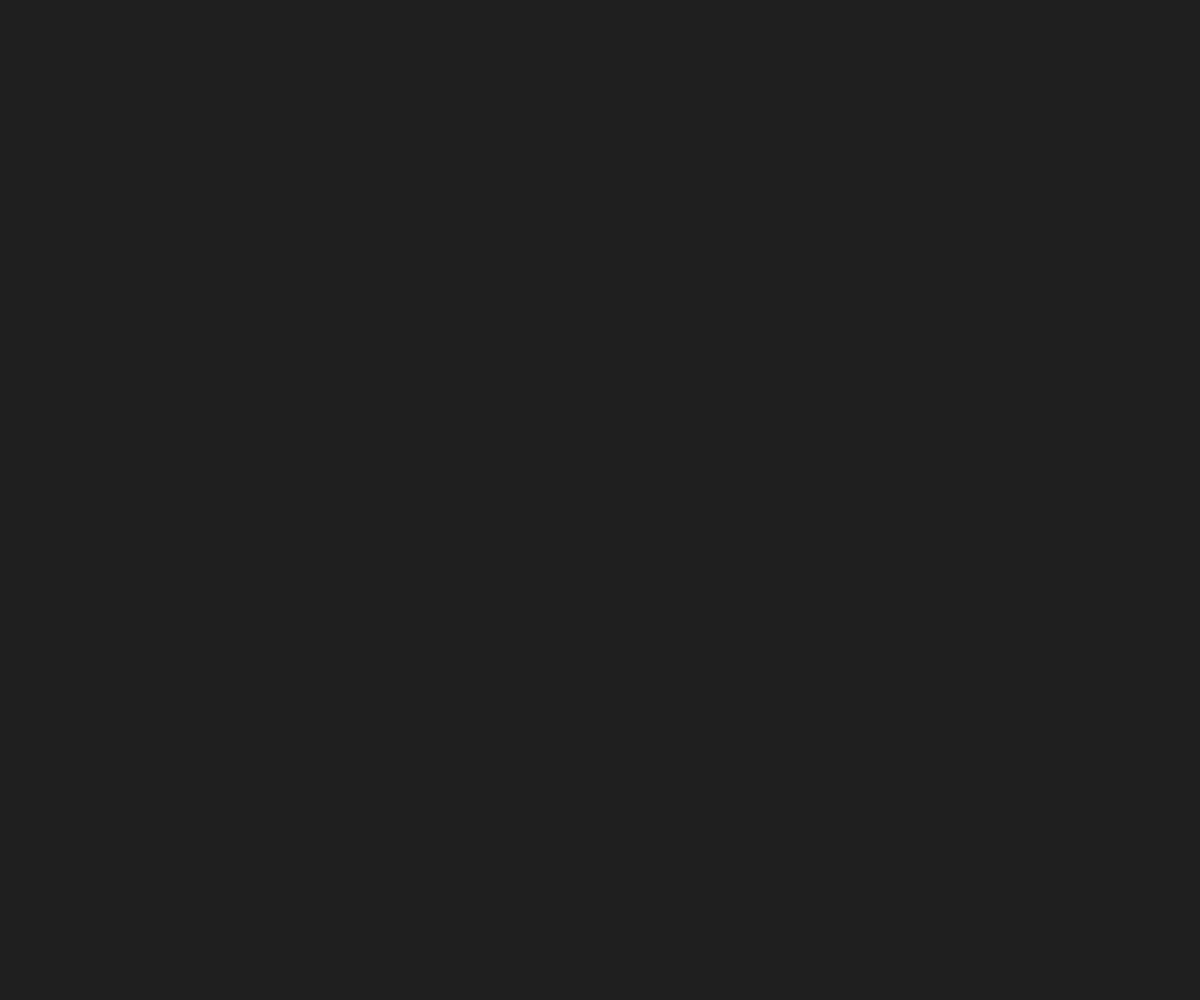
Frame 1 (no input)
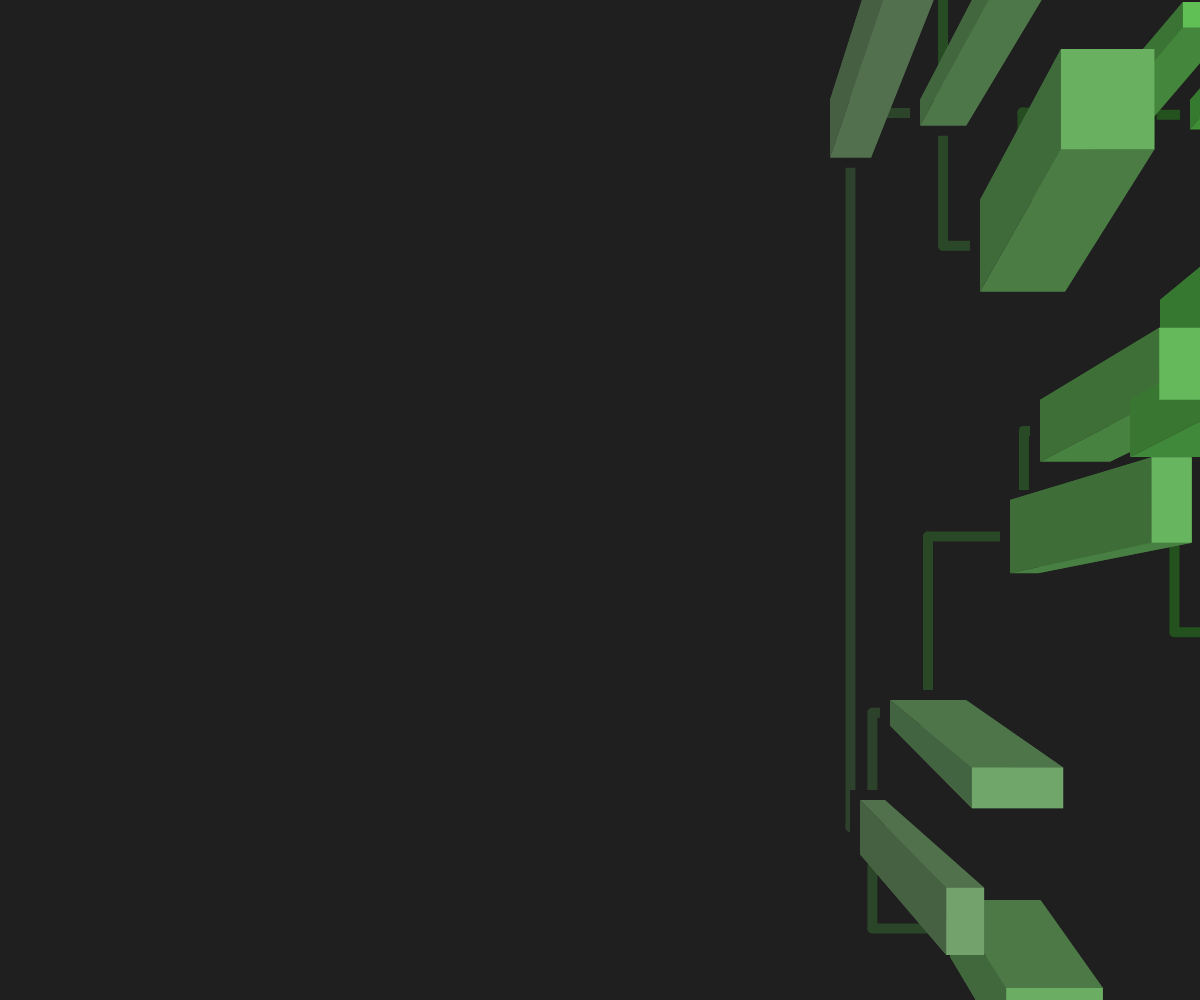
Frame 60 (no input)
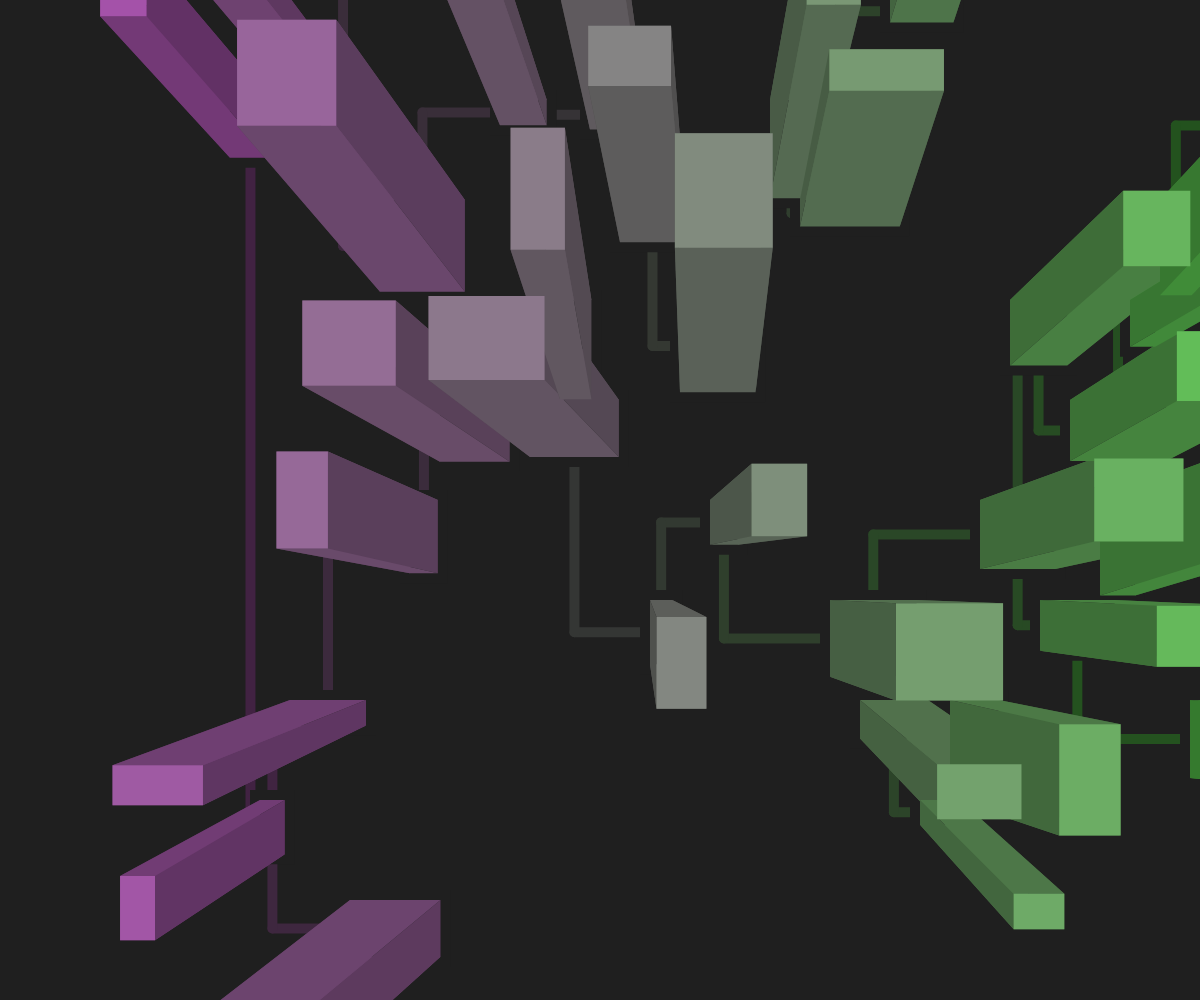
Frame 120 (the mouse pressed at the canvas centre since frame 60)

The p5.js sketch that drew these frames (run headless with seeded random() and noise() and a simulated clock; from frame 60 on, the mouse is pressed at the canvas centre):

// p5.js sketch
// ── sketch.js
const cam = 100;
let palette;
let cubes = [];
let misc = [];
let CENTER;
let raffle;
let lastCube;

function setup() {
	createCanvas(window.innerWidth, window.innerHeight);
	angleMode(DEGREES);

	let colours = [
		"#ae6331",
		"#b55839",
		"#bc4d41",
		"#c34249",
		"#ca3751",
		"#d12c59",
		"#d82161",
		"#df1669"
	]

	palette = {
		BLACK: color("#000000"),
		BACKGROUND: color("#1f1f1f"),
		// CUBE: color("#52528C"),
		CUBE: color("#b31454"),

		GRAD1: color(random(255), random(255), random(255)),
		GRAD2: color(random(255), random(255), random(255)),

		// GRAD1: color(colours[0]),
		// GRAD2: color(colours.pop()),

		// GRAD1: color("#b31454"),
		// GRAD2: color("#66d1e0"),
	};

	// misc.push(new Ticker(1, () => {
	// 	cubes.push(
	// 		new PseudoCubeParticle(
	// 			CENTER.copy(),
	// 			vadd(vec(30, 30), randVecAuto(20)),
	// 			vmult(p5.Vector.fromAngle(random(0, 360)), 5),
	// 			random(5, 30),
	// 			palette.CUBE
	// 		)
	// 	)
	// }));

	misc.push(
		new Ticker(3, () => {
			cubes.push(
				new ParticlePseudoCube(
					vec(width + 200, raffle.take()),
					// vec(width + 200, randomGaussian(height/2, height/4)),
					// vec(width + 200, random(0, height/20)*20),
					vadd(vec(20, 20), randVec(80, 80)),
					vec(-10, 0),
					random(5, 30),
					palette.CUBE
				)
			);
			lastCube = cubes.at(-1);
		})
	);

	raffle = new RaffleRandom(0, height, 100);
	CENTER = vec(width / 2, height / 2);
}

function draw() {
	background(palette.BACKGROUND);

	{
		// let CA = lerpColor(palette.BACKGROUND, palette.GRAD1, 0.1);
		// let CB = lerpColor(palette.BACKGROUND, palette.GRAD2, 0.1);

		// let sq = height/15;
		// // for (let y=0; y<height; y+=sq) {
		// 	for (let x=-sq; x<width+sq; x+=sq) {
		// 		let m = sq/2 + -((frameCount*10) % sq);
		// 		let c = map(x+m, 0, width, 0, 1.0);

		// 		fill(lerpColor(CA, CB, c));
		// 		rect(x+m, 0, sq+1, height);
		// 	}
		// // }
	}

	cubes.sort((a, b) => a.pos.dist(CENTER) < b.pos.dist(CENTER));

	for (const cube of cubes) {
		cube.update();
	}

	for (const cube of cubes) {
		cube.renderPath();
	}

	for (const cube of cubes) {
		cube.renderDecorations();
	}

	for (const cube of cubes) {
		cube.renderSides();
	}

	for (const cube of cubes) {
		cube.renderTop();
	}

	for (const item of misc) {
		item.update();
	}

	cubes = cubes.filter((cube) => cube.isOnscreen());
}

// ── cube.js
class PseudoCube {
	// Constants
	MAGIC = 100;

	constructor(pos, size, height, colour) {
		this.pos = pos;
		this.size = size;
		this.height = height;
		this.computeColour(colour);
	}

	computeColour(colour) {
		this.colour = colour;
		this.sideA = lerpColor(palette.BLACK, this.colour, 0.7);
		this.sideB = lerpColor(palette.BLACK, this.colour, 0.6);
		this.decor = lerpColor(palette.BLACK, this.colour, 0.4);
	}

	// Methods
	static fromRandom() {
		return new PseudoCube(
			randVec(),
			p5.Vector.add(randVecAuto(20), vec(30, 30)),
			random(5, 30),
			color("#ffffff")
		);
	}

	centerDistRatio() {
		return CENTER.dist(this.pos) / vec(0, 0).dist(CENTER);
	}

	displacementRatio() {
		let d = this.centerDistRatio();
		const DIVBY = 2;
		let m = map(d, 0, 0.5, 0, DIVBY);
		return (m * map(this.height, 5, 30, 1, DIVBY)) / DIVBY;
	}

	displacementAngle() {
		return atan2(this.pos.y - CENTER.y, this.pos.x - CENTER.x);
	}

	calcDisplacement() {
		let a = this.displacementAngle();
		let d = vec(cos(a), sin(a));
		d.mult(this.MAGIC);
		d.mult(this.displacementRatio());
		return d;
	}

	calcRoofSize() {
		let h = map(this.height, 0, 30, 0, 20);
		return p5.Vector.add(this.size, vec(h, h));
	}

	calcDisplacementAndRoof() {
		let displacement = this.calcDisplacement();
		let roof = this.calcRoofSize();
		displacement.sub(p5.Vector.div(roof, 2));
		return [displacement, roof];
	}

	renderSides() {
		let pos = this.pos;
		let size = this.size;
		let [displaced, roof] = this.calcDisplacementAndRoof();
		displaced.add(pos);
		strokeWeight(1);
		noStroke();

		let left = () => {
			// left side
			fill(this.sideB);
			beginShape();
			vertex(pos.x, pos.y);
			vertex(displaced.x, displaced.y);
			vertex(displaced.x, displaced.y + roof.y);
			vertex(pos.x, pos.y + size.y);
			endShape();
		};

		let right = () => {
			// right side
			fill(this.sideB);
			beginShape();
			vertex(pos.x + size.x, pos.y);
			vertex(displaced.x + roof.x, displaced.y);
			vertex(displaced.x + roof.x, displaced.y + roof.y);
			vertex(pos.x + size.x, pos.y + size.y);
			endShape();
		};

		let bottom = () => {
			// bottom side
			fill(this.sideA);
			beginShape();
			vertex(pos.x, pos.y + size.y);
			vertex(displaced.x, displaced.y + roof.y);
			vertex(displaced.x + roof.x, displaced.y + roof.y);
			vertex(pos.x + size.x, pos.y + size.y);
			endShape();
		};

		let topmost = () => {
			// top side
			fill(this.sideA);
			beginShape();
			vertex(pos.x, pos.y);
			vertex(displaced.x, displaced.y);
			vertex(displaced.x + roof.x, displaced.y);
			vertex(pos.x + size.x, pos.y);
			endShape();
		};

		// Order of events
		let ooe = [];

		// LMFAO
		if (displaced.y < CENTER.y) {
			ooe.push(topmost);

			if (displaced.x < CENTER.x) {
				ooe.push(left);
				ooe.push(right);
			} else {
				ooe.push(right);
				ooe.push(left);
			}

			ooe.push(bottom);
		} else {
			ooe.push(bottom);

			if (displaced.x < CENTER.x) {
				ooe.push(left);
				ooe.push(right);
			} else {
				ooe.push(right);
				ooe.push(left);
			}
			ooe.push(topmost);
		}

		for (let f of ooe) {
			f();
		}
	}

	renderTop() {
		// Displaced vec
		let [displaced, roof] = this.calcDisplacementAndRoof();
		displaced.add(this.pos);

		fill(this.colour);
		rect(displaced.x, displaced.y, roof.x, roof.y);
	}

	update() {}

	isOnscreen() {
		let size = vmult(this.size, 10);
		return (
			this.pos.x > -size.x &&
			this.pos.x < width + size.x + 300 &&
			this.pos.y > -size.y &&
			this.pos.y < height + size.y
		);
	}
}

class ParticlePseudoCube extends PseudoCube {
	constructor(pos, size, vel, height, colour) {
		super(pos, size, height, colour);
		this.vel = vel;
		this.height = 60;
		this.ogHeight = this.height;
		this.connection = this.closestCube();
	}

	update() {
		this.pos.add(this.vel);
		this.height = map(this.centerDistRatio(), 0, 0.5, 50, 20);
		this.computeColour(
			lerpColor(
				palette.GRAD1,
				palette.GRAD2,
				map(this.pos.x, 0, width, 0, 1)
			)
		);
	}

	// Methods
	static fromRandom() {
		return new ParticlePseudoCube(
			vadd(randVec(), vec(500, 0)),
			p5.Vector.add(randVecAuto(20), vec(30, 30)),
			random(5, 30),
			palette.CUBE
		);
	}

	closestCube(target) {
		let choice;
		let maxD = width;
		for (const cube of cubes.filter(c => c.pos.x > CENTER.x)) {
			let d = cube.pos.dist(this.pos);
			if (d < maxD) {
				maxD = d;
				choice = cube;
			}
		}
		return choice;
	}

	renderPath() {
		let con = this.connection;

		strokeWeight(10);
		stroke(this.decor);
		if (con) {
			let target = vadd(con.pos, vdiv(con.size, 2));
			let origin = vadd(this.pos, vdiv(this.size, 2));

			line(origin.x, origin.y, target.x, origin.y);
			line(target.x, origin.y, target.x, target.y);
		}

	}

	renderDecorations() {
		strokeWeight(10);
		stroke(this.decor);
		const PADDING = 20;

		noStroke();
		fill(palette.BACKGROUND);
		rect(
			this.pos.x - PADDING / 2,
			this.pos.y - PADDING / 2,
			this.size.x + PADDING,
			this.size.y + PADDING
		);
	}
}

// ── util.js
function randVec(x, y) {
	x = x ?? width;
	y = y ?? height;

	return vec(random(0, x), random(0, y));
}

function randVecAuto(scalar) {
	scalar = scalar ?? height;
	let r = random(0, scalar);
	return vec(r, r);
}

function vec(x, y, z) {
	return createVector(x, y, z);
}

function vadd(a, b) {
	return p5.Vector.add(a, b);
}

function vsub(a, b) {
	return p5.Vector.sub(a, b);
}

function vmult(a, b) {
	return p5.Vector.mult(a, b);
}

function vdiv(a, b) {
	return p5.Vector.div(a, b);
}

class Ticker {
	constructor(tick, callback) {
		this._tick = tick;
		this.start = tick;
		this.callback = callback;
	}

	update() {
		this._tick -= 1;
		if (this._tick < 1) {
			this._tick = this.start;
			this.callback();
		}
	}
}


class RaffleRandom {
	constructor(lower, upper, step = 1) {
		this.lower = lower;
		this.upper = upper;
		this.step = step;

		this.numbers = [];
		this.takenNumber = random(lower, (lower-upper)/step)*step;
		this.takenOlder;

		this.fillNumbers();
	}

	fillNumbers() {
		for (let i=this.lower; i<this.upper; i+=this.step) {
			this.numbers.push(i);
		}
	}

	take() {
		let rm = this.numbers.splice(random(0, this.numbers.length-1), 1)[0];
		this.numbers.push(this.takenNumber);
		this.takenNumber = rm;
		return rm;
	}
}
